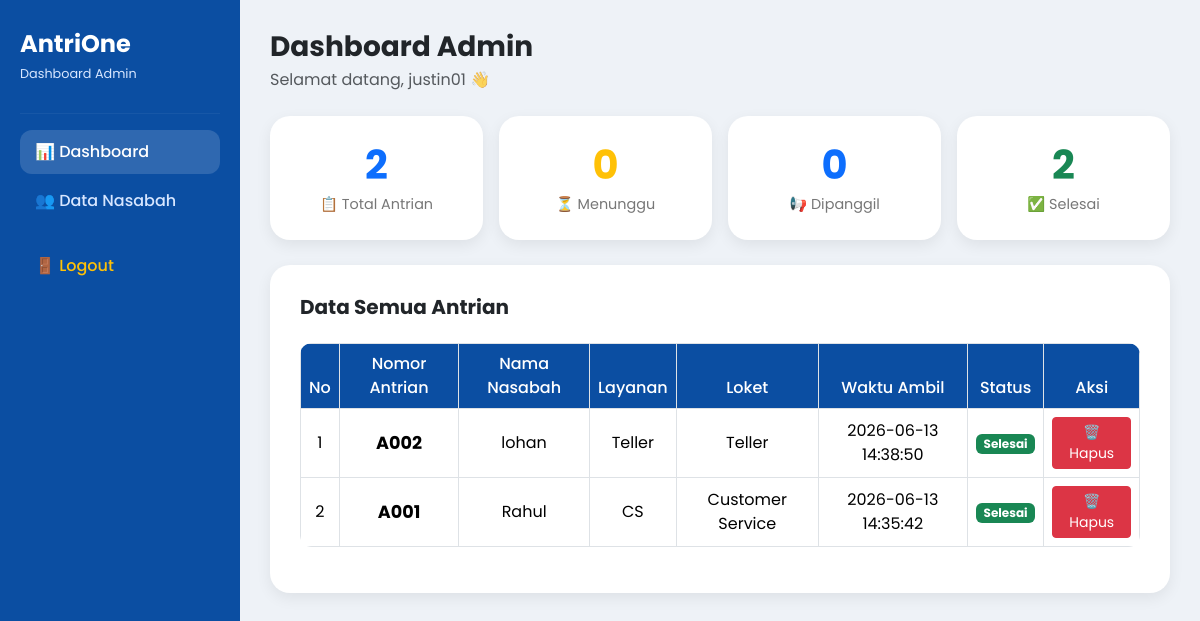
The app's page /admin.php (signed in) with its own data.
### tables this page shows
CREATE TABLE `antrian` (
  `id_antrian` int(11) NOT NULL,
  `nomor_antrian` varchar(10) DEFAULT NULL,
  `waktu_ambil` datetime DEFAULT NULL,
  `status` enum('Menunggu','Dipanggil','Selesai','Dibatalkan') DEFAULT NULL,
  `id_nasabah` int(11) DEFAULT NULL,
  `id_layanan` int(11) DEFAULT NULL,
  `id_petugas` int(11) DEFAULT NULL,
  `id_admin` int(11) DEFAULT NULL,
  `loket` varchar(50) DEFAULT NULL
);

CREATE TABLE `nasabah` (
  `id_nasabah` int(11) NOT NULL,
  `nama_nasabah` varchar(50) DEFAULT NULL,
  `no_hp` varchar(50) DEFAULT NULL
);

CREATE TABLE `layanan` (
  `id_layanan` int(11) NOT NULL,
  `nama_layanan` varchar(10) DEFAULT NULL,
  `deskripsi` enum('Setor/Tarik Tunai','Konsultasi') DEFAULT NULL
);

### admin.php (the view, shortened to what this page needs)
<?php
include 'koneksi.php';
$total    = mysqli_query($conn, "SELECT COUNT(*) as total FROM antrian");
$total    = mysqli_fetch_assoc($total)['total'];
$menunggu = mysqli_query($conn, "SELECT COUNT(*) as total FROM antrian WHERE status='Menunggu'");
$menunggu = mysqli_fetch_assoc($menunggu)['total'];
$dipanggil = mysqli_query($conn, "SELECT COUNT(*) as total FROM antrian WHERE status='Dipanggil'");
$dipanggil = mysqli_fetch_assoc($dipanggil)['total'];
$selesai  = mysqli_query($conn, "SELECT COUNT(*) as total FROM antrian WHERE status='Selesai'");
$selesai  = mysqli_fetch_assoc($selesai)['total'];
$data = mysqli_query(
    $conn,
    "SELECT antrian.*, nasabah.nama_nasabah, layanan.nama_layanan
FROM antrian
JOIN nasabah ON antrian.id_nasabah = nasabah.id_nasabah
JOIN layanan ON antrian.id_layanan = layanan.id_layanan
ORDER BY antrian.id_antrian DESC"
);
?>
<!DOCTYPE html>
<html lang="id">
<head>
    <link href="https://cdn.jsdelivr.net/npm/bootstrap@5.3.3/dist/css/bootstrap.min.css" rel="stylesheet">
</head>
<body>
    <div class="sidebar">
        <h4>AntriOne</h4>
        <p class="sub">Dashboard Admin</p>
        <hr>
        <ul class="nav flex-column">
            <li class="nav-item">
                <a href="admin.php" class="nav-link active">
                    📊 Dashboard
                </a>
            </li>
            <li class="nav-item">
                <a href="adminnasabah.php" class="nav-link">
                    👥 Data Nasabah
                </a>
            </li>
            <li class="nav-item mt-3">
                <a href="logout.php" class="nav-link text-warning">
                    🚪 Logout
                </a>
            </li>
        </ul>
    </div>
    <div class="content">
        <h3 class="fw-bold mb-1">Dashboard Admin</h3>
        <p class="text-muted mb-4">Selamat datang, <?= $_SESSION['admin'] ?> 👋</p>
        <div class="row g-3 mb-2">
            <div class="col-md-3">
                <div class="stat-card">
                    <h2 class="text-primary"><?= $total ?></h2>
                    <p>📋 Total Antrian</p>
                </div>
            </div>
            <div class="col-md-3">
                <div class="stat-card">
                    <h2 class="text-warning"><?= $menunggu ?></h2>
                    <p>⏳ Menunggu</p>
                </div>
            </div>
            <div class="col-md-3">
                <div class="stat-card">
                    <h2 class="text-primary"><?= $dipanggil ?></h2>
                    <p>📢 Dipanggil</p>
                </div>
            </div>
            <div class="col-md-3">
                <div class="stat-card">
                    <h2 class="text-success"><?= $selesai ?></h2>
                    <p>✅ Selesai</p>
                </div>
            </div>
        </div>
        <div class="table-card">
            <h5 class="fw-bold mb-4">Data Semua Antrian</h5>
            <div class="table-responsive">
                <table class="table table-bordered table-hover text-center align-middle">
                    <thead>
                        <tr>
                            <th>No</th>
                            <th>Nomor Antrian</th>
                            <th>Nama Nasabah</th>
                            <th>Layanan</th>
                            <th>Loket</th>
                            <th>Waktu Ambil</th>
                            <th>Status</th>
                            <th>Aksi</th>
                        </tr>
                    </thead>
                    <tbody>
                        <?php
                        if (mysqli_num_rows($data) > 0) {
                            $no = 1;
                            while ($d = mysqli_fetch_assoc($data)) {
                        ?>
                                <tr>
                                    <td><?= $no++ ?></td>
                                    <td class="nomor-antrian"><?= $d['nomor_antrian'] ?></td>
                                    <td><?= $d['nama_nasabah'] ?></td>
                                    <td><?= $d['nama_layanan'] ?></td>
                                    <td><?= $d['loket'] ?? '-' ?></td>
                                    <td><?= $d['waktu_ambil'] ?></td>
                                    <td>
                                        <?php if ($d['status'] == 'Menunggu') { ?>
                                            <span class="badge bg-warning text-dark">Menunggu</span>
                                        <?php } elseif ($d['status'] == 'Dipanggil') { ?>
                                            <span class="badge bg-primary">Dipanggil</span>
                                        <?php } else { ?>
                                            <span class="badge bg-success">Selesai</span>
                                        <?php } ?>
                                    </td>
                                    <td>
                                        <a href="aksi.php?hapus=<?= $d['id_antrian'] ?>"
                                            class="btn btn-danger btn-sm"
                                            onclick="return confirm('Yakin hapus antrian <?= $d['nomor_antrian'] ?>?')">
                                            🗑️ Hapus
                                        </a>
                                    </td>
                                </tr>
                            <?php
                            }
                        } ?>
                    </tbody>
                </table>
            </div>
        </div>
    </div>
</body>
</html>

### admin.php (style rules this page uses)
body { background: #eef2f7; font-family: 'Poppins', sans-serif; }
.sidebar { width: 240px; height: 100vh; background: #0B4EA2; position: fixed; top: 0; left: 0; padding: 30px 20px; color: white; z-index: 100; }
.sidebar h4 { font-weight: 700; margin-bottom: 5px; }
.sidebar .sub { font-size: 0.8rem; color: #d7e6ff; margin-bottom: 30px; }
.sidebar .nav-link { color: #d7e6ff; border-radius: 12px; padding: 10px 15px; margin-bottom: 5px; font-weight: 500; transition: .3s; }
.sidebar .nav-link:hover, .sidebar .nav-link.active { background: rgba(255, 255, 255, .15); color: white; }
.sidebar hr { border-color: rgba(255, 255, 255, .2); }
.content { margin-left: 240px; padding: 30px; }
.stat-card { background: white; border-radius: 20px; padding: 25px; text-align: center; box-shadow: 0 5px 15px rgba(0, 0, 0, .07); transition: .3s; }
.stat-card h2 { font-weight: 700; font-size: 2.5rem; margin: 0; }
.stat-card p { color: #777; margin: 5px 0 0; font-size: 0.9rem; }
.table-card { background: white; border-radius: 20px; padding: 30px; box-shadow: 0 5px 15px rgba(0, 0, 0, .07); margin-top: 25px; }
.table thead th { background: #0B4EA2; color: white; font-weight: 500; }
.table { border-radius: 12px; overflow: hidden; }
.nomor-antrian { font-size: 1.1rem; font-weight: 700; color: #0B4EA2; }

### records on screen
antrian: nomor_antrian "A002", id_nasabah.nama_nasabah "lohan", id_layanan.nama_layanan "Teller", loket "Teller", waktu_ambil "2026-06-13 14:38:50", status "Selesai"
antrian: nomor_antrian "A001", id_nasabah.nama_nasabah "Rahul", id_layanan.nama_layanan "CS", loket "Customer Service", waktu_ambil "2026-06-13 14:35:42", status "Selesai"

### other values on screen
$_SESSION['admin'] "justin01"
$total "2"
$menunggu "0"
$dipanggil "0"
$selesai "2"
